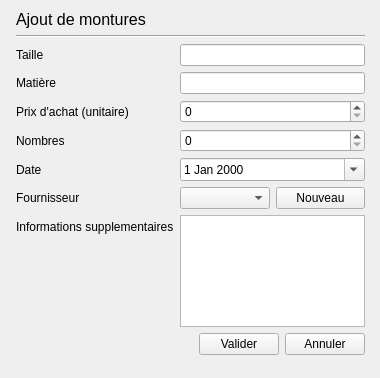
<?xml version="1.0" encoding="UTF-8"?>
<ui version="4.0">
 <class>InterAddMont</class>
 <widget class="QWidget" name="InterAddMont">
  <property name="geometry">
   <rect>
    <x>0</x>
    <y>0</y>
    <width>380</width>
    <height>378</height>
   </rect>
  </property>
  <property name="windowTitle">
   <string>Form</string>
  </property>
  <widget class="QWidget" name="layoutWidget">
   <property name="geometry">
    <rect>
     <x>10</x>
     <y>10</y>
     <width>361</width>
     <height>351</height>
    </rect>
   </property>
   <layout class="QVBoxLayout" name="layGen">
    <property name="leftMargin">
     <number>6</number>
    </property>
    <property name="rightMargin">
     <number>6</number>
    </property>
    <property name="bottomMargin">
     <number>6</number>
    </property>
    <item>
     <widget class="QLabel" name="label">
      <property name="font">
       <font>
        <pointsize>12</pointsize>
       </font>
      </property>
      <property name="text">
       <string>Ajout de montures</string>
      </property>
     </widget>
    </item>
    <item>
     <widget class="Line" name="line">
      <property name="orientation">
       <enum>Qt::Horizontal</enum>
      </property>
     </widget>
    </item>
    <item>
     <layout class="QFormLayout" name="formLayout">
      <property name="fieldGrowthPolicy">
       <enum>QFormLayout::AllNonFixedFieldsGrow</enum>
      </property>
      <item row="0" column="0">
       <widget class="QLabel" name="label_2">
        <property name="text">
         <string>Taille</string>
        </property>
       </widget>
      </item>
      <item row="0" column="1">
       <widget class="QLineEdit" name="lgnTaill"/>
      </item>
      <item row="2" column="0">
       <widget class="QLabel" name="label_5">
        <property name="text">
         <string>Prix d'achat (unitaire)</string>
        </property>
       </widget>
      </item>
      <item row="3" column="0">
       <widget class="QLabel" name="label_6">
        <property name="text">
         <string>Nombres</string>
        </property>
       </widget>
      </item>
      <item row="6" column="0">
       <widget class="QLabel" name="label_8">
        <property name="text">
         <string>Informations supplementaires</string>
        </property>
       </widget>
      </item>
      <item row="6" column="1">
       <widget class="QTextEdit" name="txtInfoSupp"/>
      </item>
      <item row="1" column="0">
       <widget class="QLabel" name="label_3">
        <property name="text">
         <string>Matière</string>
        </property>
       </widget>
      </item>
      <item row="1" column="1">
       <widget class="QLineEdit" name="lgnMat"/>
      </item>
      <item row="4" column="0">
       <widget class="QLabel" name="label_4">
        <property name="text">
         <string>Date </string>
        </property>
       </widget>
      </item>
      <item row="4" column="1">
       <widget class="QDateEdit" name="dateAchat">
        <property name="calendarPopup">
         <bool>true</bool>
        </property>
       </widget>
      </item>
      <item row="5" column="0">
       <widget class="QLabel" name="label_7">
        <property name="text">
         <string>Fournisseur</string>
        </property>
       </widget>
      </item>
      <item row="5" column="1">
       <layout class="QHBoxLayout" name="horizontalLayout_2">
        <item>
         <widget class="QComboBox" name="cmbForn"/>
        </item>
        <item>
         <widget class="QPushButton" name="btnNewFour">
          <property name="text">
           <string>Nouveau</string>
          </property>
         </widget>
        </item>
       </layout>
      </item>
      <item row="2" column="1">
       <widget class="QSpinBox" name="lgnPrix">
        <property name="maximum">
         <number>999999999</number>
        </property>
       </widget>
      </item>
      <item row="3" column="1">
       <widget class="QSpinBox" name="spnNbr">
        <property name="maximum">
         <number>999999999</number>
        </property>
       </widget>
      </item>
     </layout>
    </item>
    <item>
     <layout class="QHBoxLayout" name="horizontalLayout">
      <item>
       <spacer name="horizontalSpacer">
        <property name="orientation">
         <enum>Qt::Horizontal</enum>
        </property>
        <property name="sizeHint" stdset="0">
         <size>
          <width>40</width>
          <height>20</height>
         </size>
        </property>
       </spacer>
      </item>
      <item>
       <widget class="QPushButton" name="btnValider">
        <property name="text">
         <string>Valider</string>
        </property>
       </widget>
      </item>
      <item>
       <widget class="QPushButton" name="btnAnnul">
        <property name="text">
         <string>Annuler</string>
        </property>
       </widget>
      </item>
     </layout>
    </item>
   </layout>
  </widget>
 </widget>
 <resources/>
 <connections/>
</ui>
